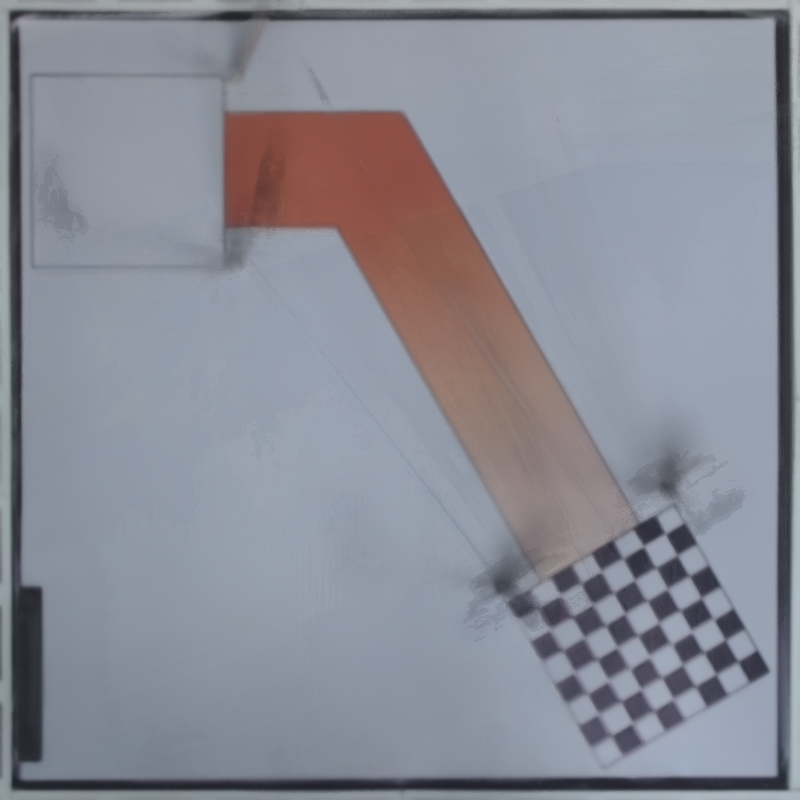
#> input picture Real6.png, 800 x 800 px
$ python K-mean_segmentation.py
#> lines starting #> are read from the running program, lines starting #| are printed output that depends on the picture
import cv2
import numpy as np
import matplotlib.pyplot as plt


K = 5
attempts=10

img = cv2.imread("Real6.png")
#> img is the input picture: shape (800, 800, 3); mean B, G, R 150.3, 139.8, 137.5
img=cv2.cvtColor(img,cv2.COLOR_BGR2HSV)
#> img: shape (800, 800, 3); mean H, S, V 101.2, 37.7, 155.1

vectorized = img.reshape((-1,3))
vectorized = np.float32(vectorized)
criteria = (cv2.TERM_CRITERIA_EPS + cv2.TERM_CRITERIA_MAX_ITER, 10, 1.0)

ret,label,center=cv2.kmeans(vectorized,K,None,criteria,attempts,cv2.KMEANS_PP_CENTERS) #  cv.KMEANS_PP_CENTERS and cv.KMEANS_RANDOM_CENTERS.
#> ret = 141761032.4; center = [[5.76, 51.66, 143], [108.6, 31.9, 168.7], [114.8, 41.67, 72.58], [5.31, 119, 138.4], [120.3, 28.07, 137.1]]
center = np.uint8(center)
#> center = [[5, 51, 142], [108, 31, 168], [114, 41, 72], [5, 119, 138], [120, 28, 137]]
res = center[label.flatten()]
result_image = res.reshape((img.shape))
#> result_image: shape (800, 800, 3); mean H, S, V 100.5, 37, 154.4

figure_size = 15
plt.figure(figsize=(figure_size,figure_size))
plt.subplot(1,2,1),plt.imshow(img)
plt.title('Original Image'), plt.xticks([]), plt.yticks([])
plt.subplot(1,2,2),plt.imshow(result_image)
plt.title('Segmented Image when K = %i' % K), plt.xticks([]), plt.yticks([])
plt.show()
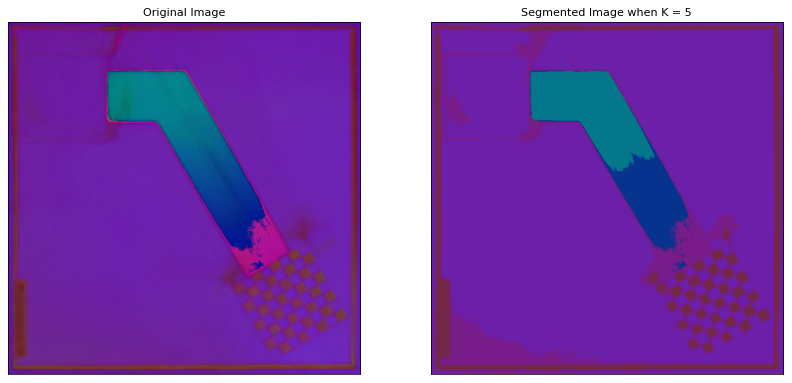
#> figure drawn by matplotlib, 2 panels

$ run again, with Real1.png copied over Real6.png
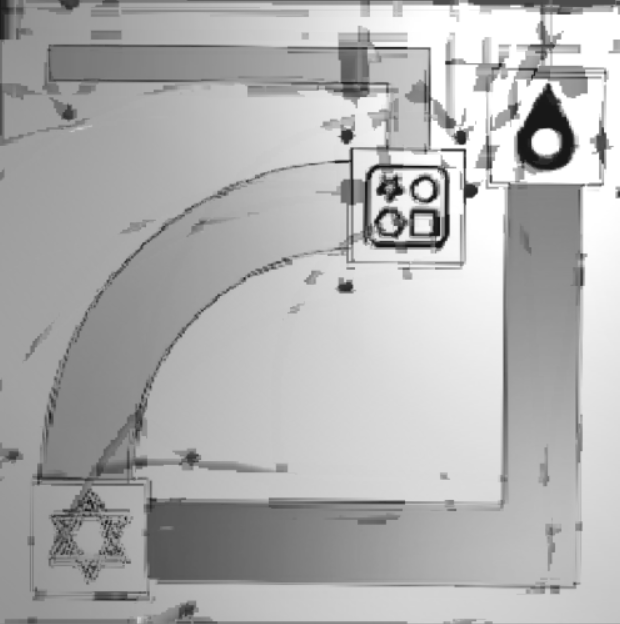
#> input picture Real1.png, 620 x 624 px
#> img is the input picture: shape (624, 620, 3); min 11, max 255, mean 176.6
#> img: shape (624, 620, 3); mean H, S, V 0, 0, 176.6
#> `ret,label,center=cv2.kmeans(vectorized,K,None,criteria,attempts,cv2.KM..`: ret = 56824543.3; center = [[0, 0, 164.2], [0, 0, 242], [0, 0, 129.8], [0, 0, 75.13], [0, 0, 202.1]]
#> `center = np.uint8(center)`: center = [[0, 0, 164], [0, 0, 241], [0, 0, 129], [0, 0, 75], [0, 0, 202]]
#> result_image: shape (624, 620, 3); mean H, S, V 0, 0, 176.2
#> `plt.show()`:
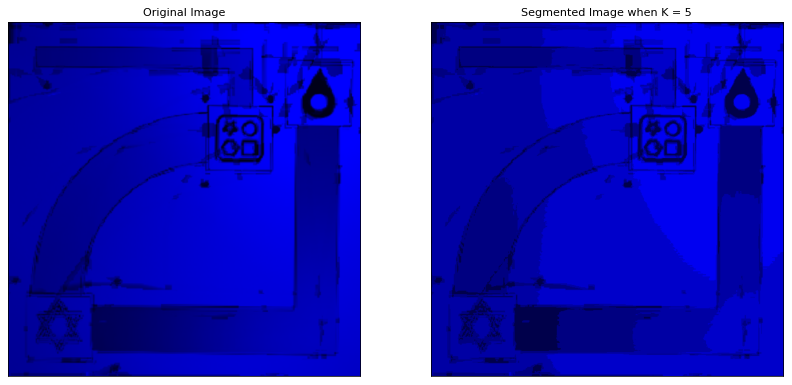
#> figure drawn by matplotlib, 2 panels
